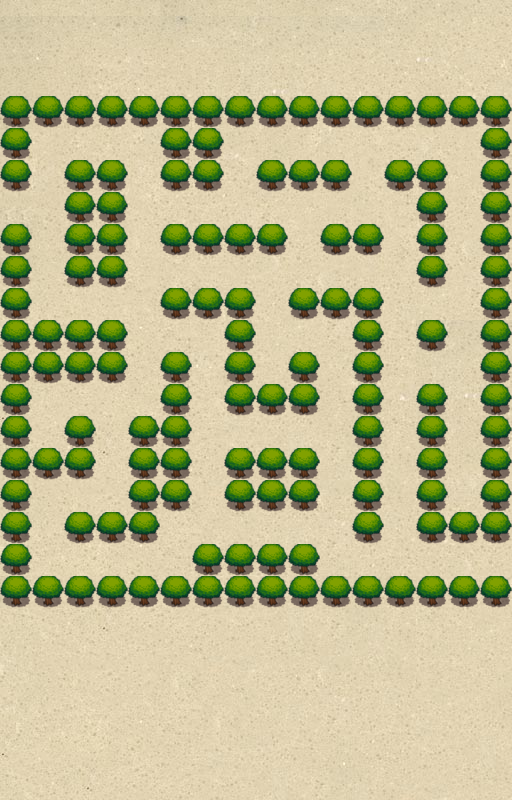

Tiled map render using the project's own tile images. Description and the map definition, with tile-layer contents summarised, below:
An orthogonal 32x50 tile map with 16x16 px tiles, 2 tile layers (Camade de Tiles 2, Camade de Tiles 1), 2 tilesets and 30 objects.

<map version="1.0" orientation="orthogonal" renderorder="right-down" width="32" height="50" tilewidth="16" tileheight="16" nextobjectid="58">
 <tileset firstgid="1" name="bush" tilewidth="16" tileheight="16" tilecount="4" columns="2">
  <image source="bush.png" width="32" height="32" />
 </tileset>
 <tileset firstgid="5" name="chao" tilewidth="16" tileheight="16" tilecount="1225" columns="35">
  <image source="chao.jpg" width="563" height="563" />
 </tileset>
 <layer name="Camade de Tiles 2" width="32" height="50">
  <data>[1600 cells, 1600 non-empty, 875 distinct tile ids]</data>
 </layer>
 <layer name="Camade de Tiles 1" width="32" height="50">
  <data>[1600 cells, 560 non-empty, 4 distinct tile ids]</data>
 </layer>
 <objectgroup name="bush">
  <object id="15" x="0" y="96" width="512" height="32" />
  <object id="16" x="480" y="128" width="32" height="416" />
  <object id="17" x="432" y="512" width="48" height="32" />
  <object id="18" x="416" y="512" width="16" height="32" />
  <object id="20" x="416" y="384" width="32" height="128" />
  <object id="21" x="416" y="320" width="32" height="32" />
  <object id="28" x="416" y="160" width="32" height="128" />
  <object id="29" x="384" y="160" width="32" height="32" />
  <object id="30" x="256" y="160" width="96" height="32" />
  <object id="31" x="160" y="128" width="64" height="64" />
  <object id="33" x="160" y="224" width="128" height="32" />
  <object id="34" x="320" y="224" width="64" height="32" />
  <object id="35" x="288" y="288" width="96" height="32" />
  <object id="36" x="352" y="320" width="32" height="224" />
  <object id="38" x="0" y="576" width="512" height="32" />
  <object id="39" x="192" y="544" width="128" height="32" />
  <object id="40" x="224" y="448" width="96" height="64" />
  <object id="41" x="160" y="288" width="96" height="32" />
  <object id="45" x="224" y="320" width="32" height="96" />
  <object id="46" x="256" y="384" width="64" height="32" />
  <object id="47" x="288" y="352" width="32" height="32" />
  <object id="48" x="0" y="224" width="32" height="352" />
  <object id="49" x="0" y="128" width="32" height="64" />
  <object id="50" x="32" y="320" width="96" height="64" />
  <object id="51" x="32" y="448" width="64" height="32" />
  <object id="52" x="64" y="416" width="32" height="32" />
  <object id="53" x="64" y="512" width="96" height="32" />
  <object id="54" x="128" y="416" width="64" height="96" />
  <object id="55" x="160" y="352" width="32" height="64" />
  <object id="57" x="64" y="160" width="64" height="128" />
 </objectgroup>
</map>
